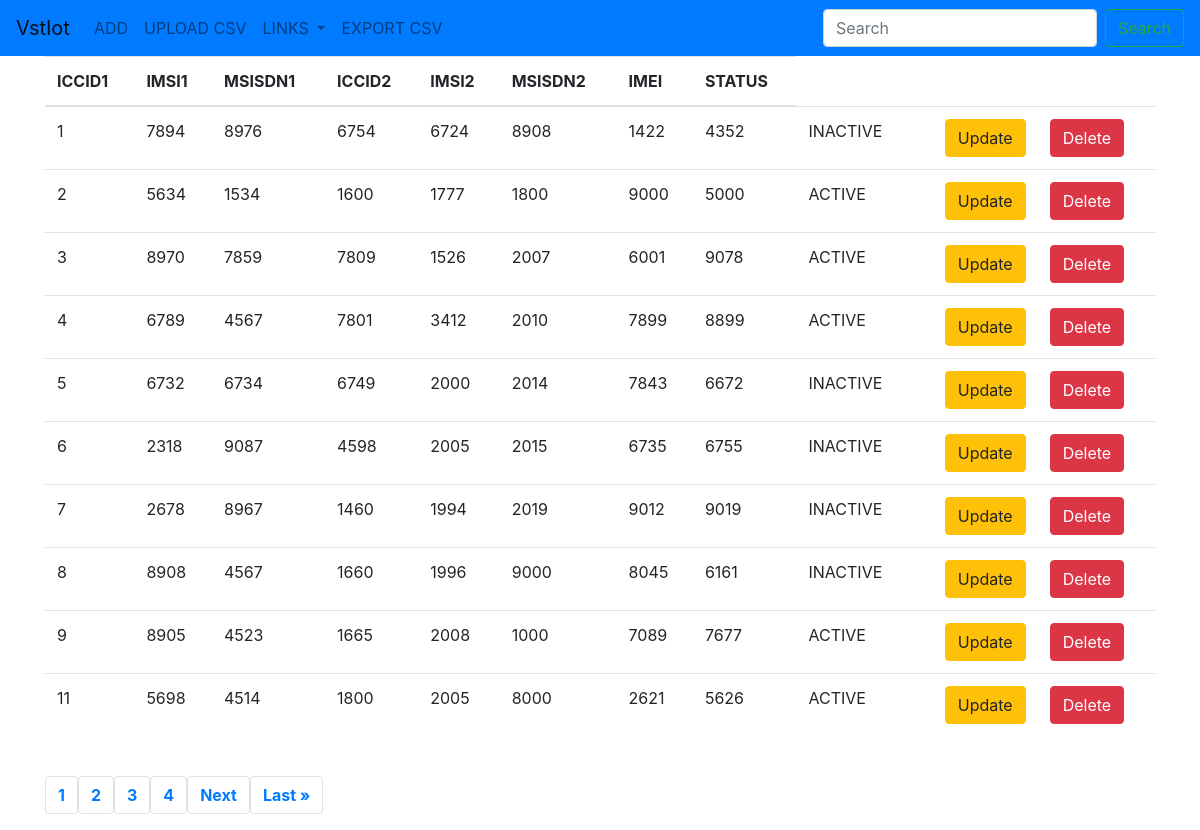
/, run on an earlier commit of the app's database.
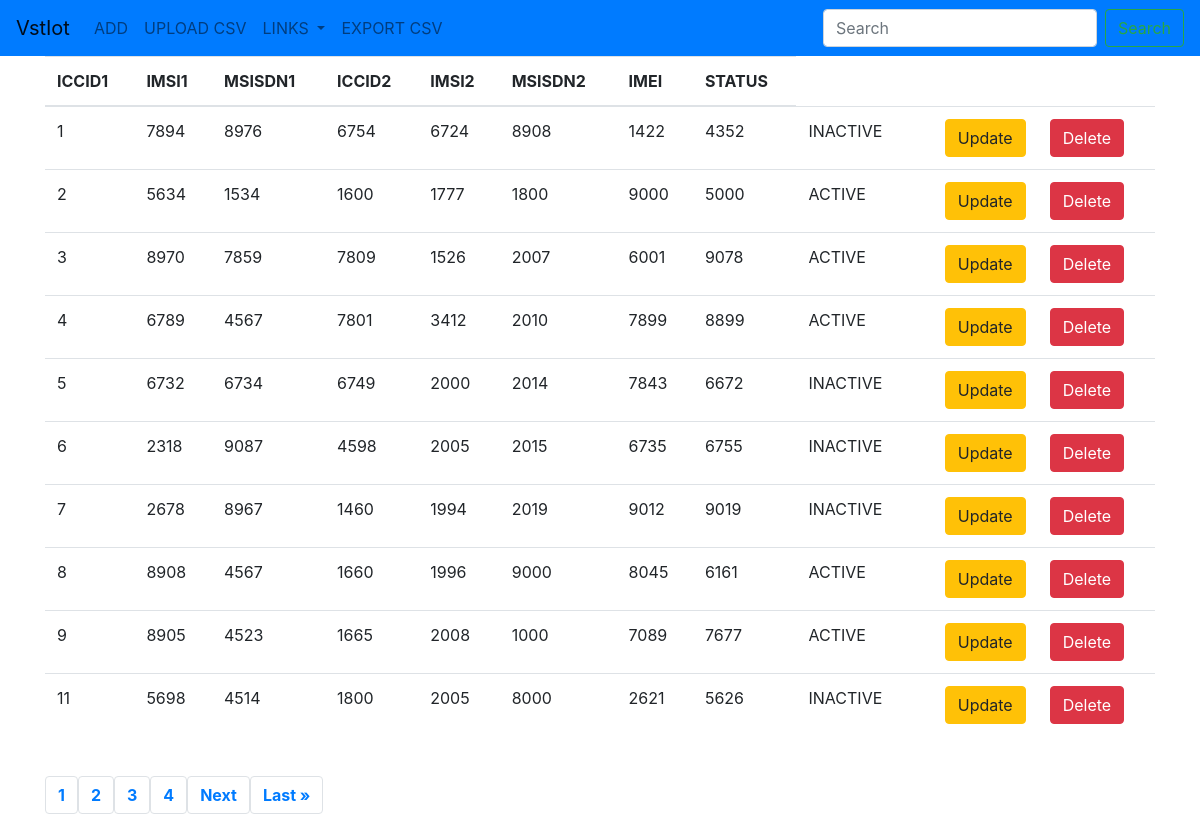
And on a later commit of the database.
### vstiot/models.py (models this page shows)
class Items(models.Model):
    ICCID1 = models.CharField(max_length=50,blank=False)
    IMSI1 = models.CharField(max_length=50,blank=False)
    MSISDN1 = models.CharField(max_length=50,blank=False)
    ICCID2 = models.CharField(max_length=50,blank=False)
    IMSI2 = models.CharField(max_length=50,blank=False)
    MSISDN2 = models.CharField(max_length=50,blank=False)
    IMEI = models.CharField(max_length=50,blank=False)
    choices = (
        ('ACTIVE','active'),
        ('INACTIVE','not active'),
    )
    STATUS = models.CharField(max_length=50,blank=False,choices=choices,default='INACTIVE')

### vstiot/views.py (the view)
# urls.py: 2. Add a URL to urlpatterns:  path('', views.home, name='home')
def home(request):
    items = Items.objects.all()
    p = Paginator(Items.objects.all(), 10)
    page = request.GET.get('page')
    item_list = p.get_page(page)
    nums = "a" * item_list.paginator.num_pages
    context = {'items':items, 'item_list':item_list, 'nums':nums}
    return render(request,'home.html', context)

### templates/home.html (shortened to what this page needs)
{% extends 'base.html' %}
{% block body %}
<div class="container">
    <table class="table table-hover">
        <thead>
            <tr>
                <th>ICCID1</th>
                <th>IMSI1</th>
                <th>MSISDN1</th>
                <th>ICCID2</th>
                <th>IMSI2</th>
                <th>MSISDN2</th>
                <th>IMEI</th>
                <th>STATUS</th>
            </tr>
        </thead>
        <tbody>
            {% for item in item_list %}
            <tr>
                <td>{{item.id}}</td>
                <td>{{item.ICCID1}}</td>
                <td>{{item.IMSI1}}</td>
                <td>{{item.MSISDN1}}</td>
                <td>{{item.ICCID2}}</td>
                <td>{{item.IMSI2}}</td>
                <td>{{item.MSISDN2}}</td>
                <td>{{item.IMEI}}</td>
                <td>{{item.STATUS}}</td>
                <td><a href="{% url 'update' item.id %}" class="btn btn-warning btn-md" id="update">Update</a></td>
                <td><a href="{% url 'delete' item.id %}" class="btn btn-danger btn-md" id="delete">Delete</a></td>
            </tr>
            {% endfor %}
        </tbody>
    </table>
    <br>
    <center>
        <nav aria-label="Page navigation example">
            <ul class="pagination">
                {% for i in nums %}
                    <strong><li class="page-item"><a class="page-link" href="?page={{ forloop.counter }}">{{ forloop.counter }}</a></li></strong>
                {% endfor %}
                {% if item_list.has_next %}
                    <strong><li class="page-item"><a class="page-link" href="?page={{ item_list.next_page_number }}">Next</a></li></strong>
                    <strong><li class="page-item"><a class="page-link" href="?page={{ item_list.paginator.num_pages }}">Last &raquo;</a></li></strong>
                {% endif %}
            </ul>
        </nav>
    </center>
</div>
{% endblock %}

### templates/base.html (shortened to what this page needs)
{% load static %}
<!doctype html>
<html lang="en">
  <head>
    <link rel="stylesheet" href="https://cdn.jsdelivr.net/npm/bootstrap@4.6.1/dist/css/bootstrap.min.css">
    <link rel="stylesheet" href="https://cdn.jsdelivr.net/npm/bootstrap@4.0.0/dist/css/bootstrap.min.css">
  </head>
  <body>
    <nav class="navbar navbar-expand-lg navbar-light bg-primary">
        <a class="navbar-brand" href="{% url 'home' %}">VstIot</a>
        <div class="collapse navbar-collapse" id="navbarSupportedContent">
          <ul class="navbar-nav mr-auto">
            <li class="nav-item">
              <a class="nav-link" href="{% url 'add' %}">ADD<span class="sr-only">(current)</span></a>
            </li>
            <li class="nav-item">
              <a class="nav-link" href="{% url 'upload' %}">UPLOAD CSV</a>
            </li>
            <li class="nav-item dropdown">
              <a class="nav-link dropdown-toggle" href="#" id="navbarDropdown" role="button" data-toggle="dropdown" aria-haspopup="true" aria-expanded="false">
                LINKS
              </a>
            </li>
            <li class="nav-item">
              <a class="nav-link" href="{% url 'export_csv' %}">EXPORT CSV</a>
            </li>
          </ul>
          <form class="form-inline my-2 my-lg-0" method="POST" action="{% url 'search' %}">
            <input class="form-control mr-sm-2" type="search" placeholder="Search" aria-label="Search" name="searched">
            <button class="btn btn-outline-success my-2 my-sm-0" type="submit">Search</button>
          </form>
        </div>
      </nav>
      {% block body %}
      {% endblock %}
  </body>
</html>

### templates/home.html (style rules this page uses)
#update { float: right; }

What changed in the data, as far as the page shows it:
changed Items id 8: STATUS "INACTIVE" → "ACTIVE"
changed Items id 11: STATUS "ACTIVE" → "INACTIVE"
